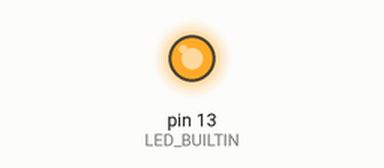
Recording of a sketch running on a simulated Arduino Uno, built with avr-gcc and run on an emulated ATmega328P. Shown: output pins drawn as LEDs (lit = HIGH).

Above: at 1.0 s.
At 5.5 s:
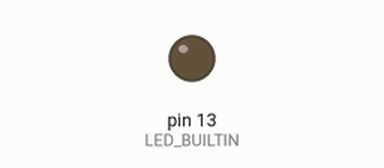
Timing chart, 0 to 6.9 s (numbered marks = the images above):
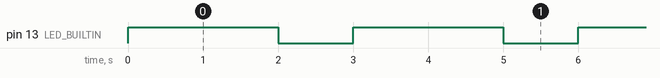

The sketch:

blink.ino
```cpp
#include <Arduino.h>

void setup() {
    pinMode(LED_BUILTIN, OUTPUT);
}

void loop() {
    digitalWrite(LED_BUILTIN, HIGH);
    delay(2000);
    digitalWrite(LED_BUILTIN, LOW);
    delay(1000);
}
```

Measured:
- by itself, pin 13 (LED_BUILTIN): alternates HIGH for 2.0 s and LOW for 1.0 s
